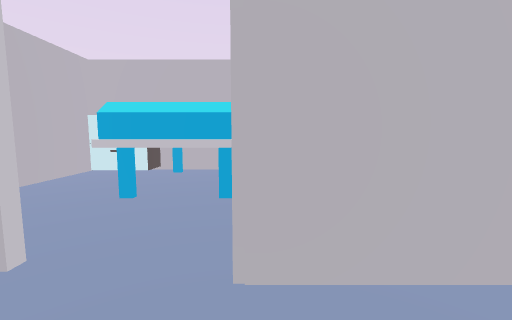
[1] (above)

21 first-person views from a walk through a scene from a Unity 3-D project. The camera is 1.5 m above the floor, tilts 6° down and sees 90° across. The floor is counted in squares, 1 m on a side. Each view is taken from the middle of a square. On the plan, view 1 faces up. The plan holds only what a view shows up to about 13 squares ahead; the rest is blank. The place goes on beyond the plan. The player character is not drawn. Some animated figures are not drawn.

[2]
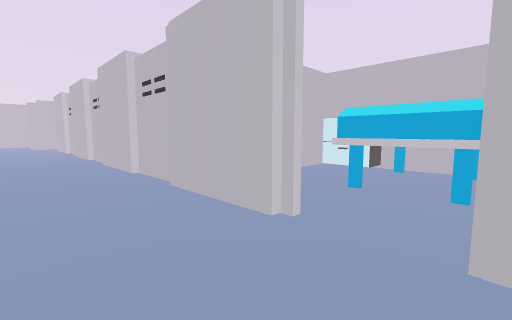

[3]
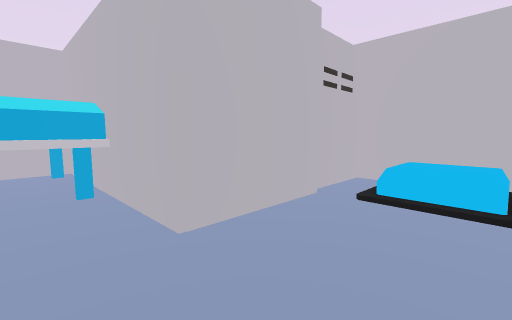

[4]
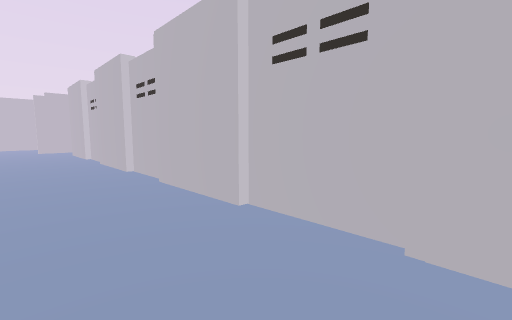

[5]
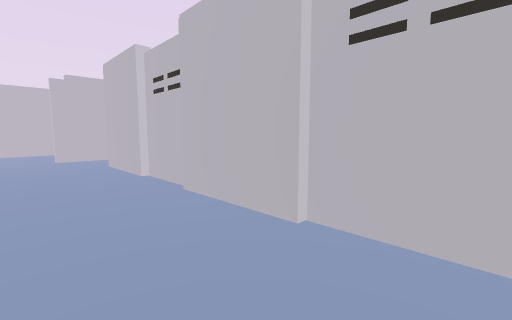

[6]
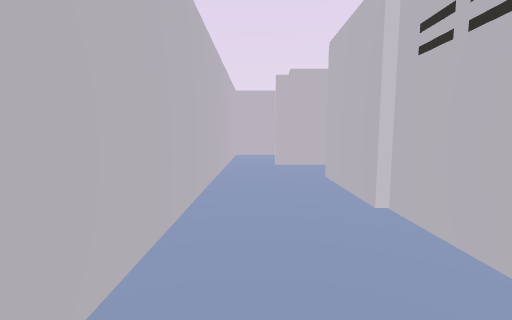

[7]
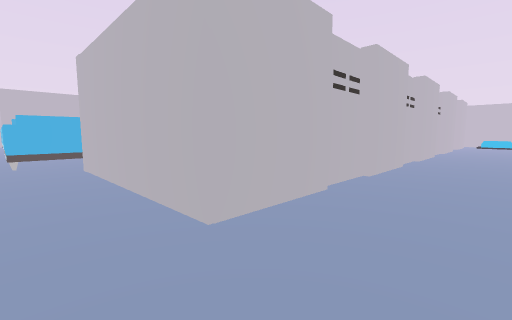

[8]
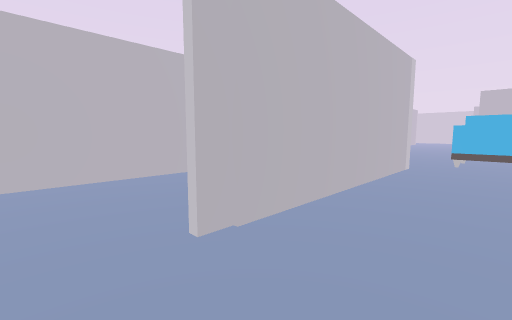

[9]
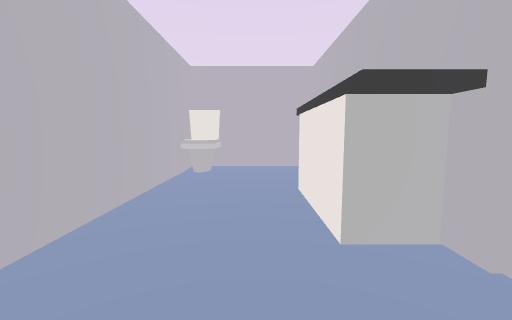

[10]
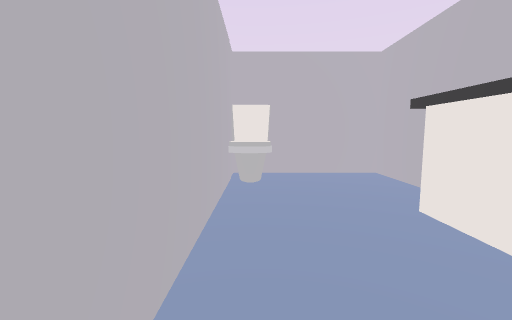

[11]
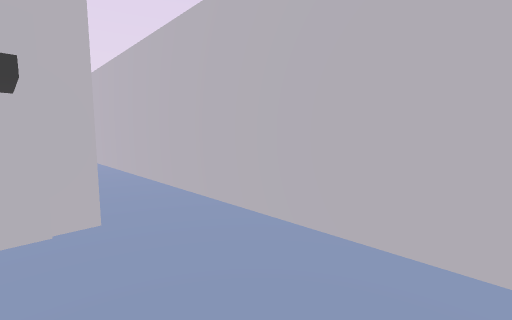

[12]
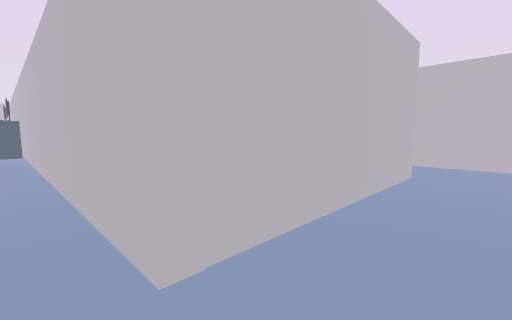

[13]
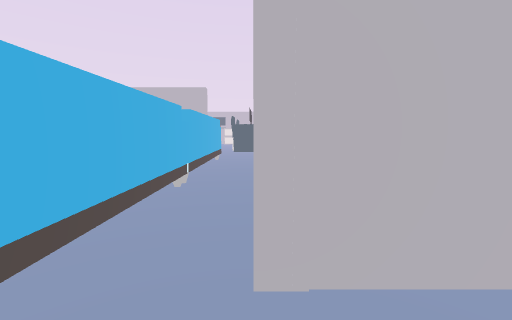

[14]
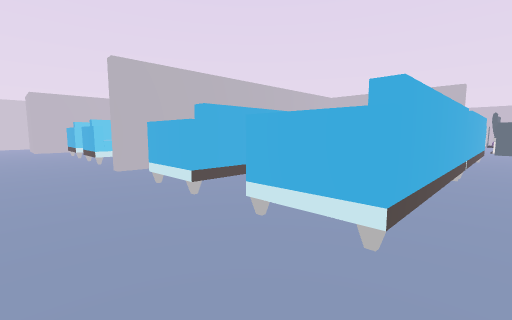

[15]
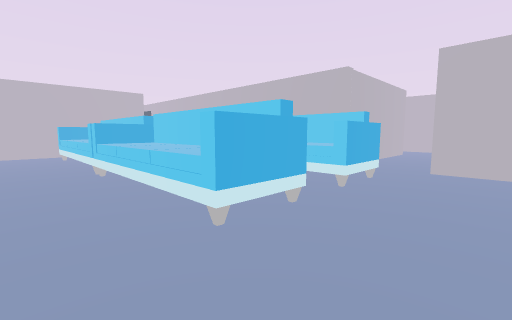

[16]
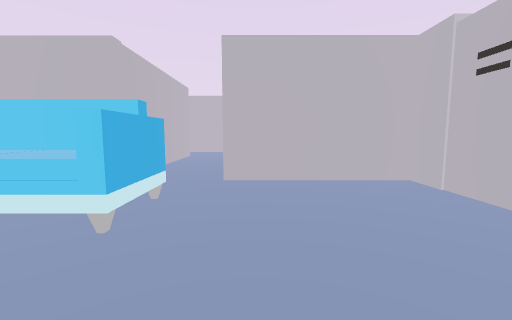

[17]
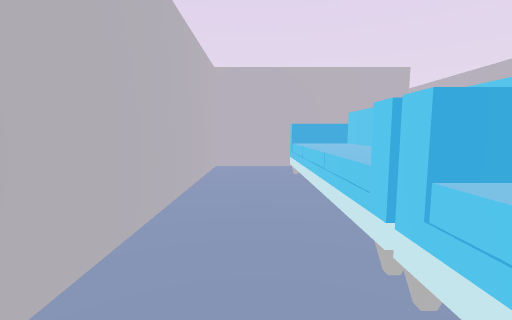

[18]
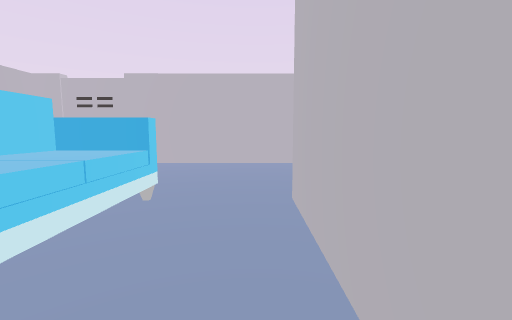

[19]
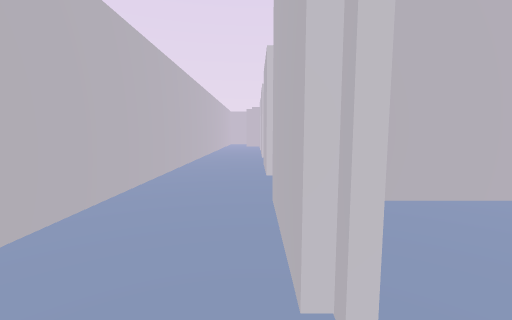

[20]
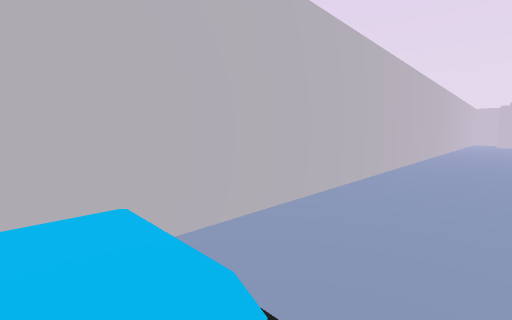

[21]
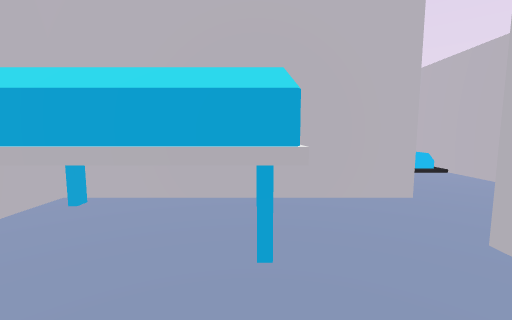

### Floor plan
Key: @ floor where view 1 was taken; # wall or solid block; . floor; O other object.
Columns run from 36 left of view 1 to 7 right of it. Each row starts with its distance up from view 1.
 27     ...O
 26     ...OO
 25     ....
 24 #.  ....
 23 #.......#################
 22 #.......................#
 21 #.......................#
 20 #.......................#
 19 #......OOOOOOO OOOOOOO  #
 18 #......OOOOOOO OOOOOOO
 17 #.........
 16  .........
 15  ......OOO
 14 #......OOOO
 13 #......OOOOOOOOOOOOOOO
 12 #........................
 11 #######...###############       #####
 10 #O....#...O                  #  OO O#
  9 #O....#...O                  OOOOO  #
  8 #.....#...#                  O...O  #
  7 #.....#...#                  O...O  #
  6 #....O#...#                  O...OOO#
  5 #...O O...#                  #......#
  4 #...O O...#                  #......#
  3 #...O O...########################..########
  2 #.....#....................................#
  1 #.....#................................... #
  0 #...................................@....  #
 -1 #..........................................#
 -2 ##################    ######################

Positions as (right, up) in squares from view 1, and headings:
1: (0, 0), facing up
2: (0, -1), facing up-left
3: (-2, -1), facing up-right
4: (-6, -1), facing up-left
5: (-14, -1), facing up-left
6: (-18, 0), facing left
7: (-29, -1), facing up-right
8: (-27, -1), facing up-left
9: (-33, -1), facing up
10: (-35, 1), facing up
11: (-35, 2), facing down-right
12: (-29, 12), facing down-right
13: (-29, 11), facing right
14: (-32, 12), facing up-right
15: (-32, 22), facing down-right
16: (-31, 19), facing down
17: (-24, 21), facing right
18: (-23, 22), facing left
19: (-1, 2), facing left
20: (5, 2), facing down-left
21: (-6, 6), facing right
